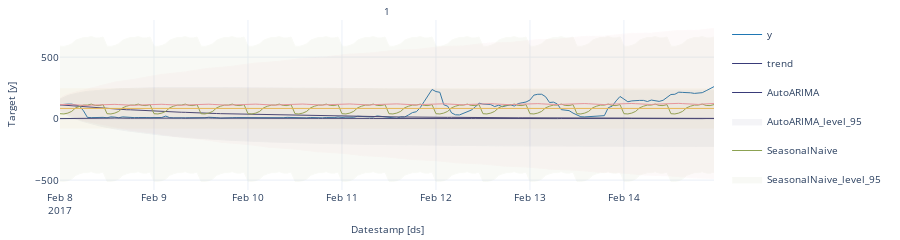

The code cell stored with this chart in its notebook:
### Code cell
forecasts = sf.predict(h=168, level=[95],X_df=val2)
forecasts

sf.plot(val3, forecasts)

### Figure 1 — Plotly figure (JSON) as saved in the notebook; plotly's stock layout.template omitted (floating-point values rounded to 4 significant figures; data arrays with more than 128 entries replaced by an {"elided": "..."} marker saying what was removed)
{"data": [{"legendgroup": "y", "line": {"color": "#1f77b4", "width": 1}, "mode": "lines", "name": "y", "showlegend": true, "type": "scatter", "x": {"elided": "168 str values"}, "xaxis": "x", "y": {"elided": "168 float values"}, "yaxis": "y"}, {"legendgroup": "trend", "line": {"color": "#393b79", "width": 1}, "mode": "lines", "name": "trend", "showlegend": true, "type": "scatter", "x": {"elided": "168 str values"}, "xaxis": "x", "y": {"elided": "168 float values"}, "yaxis": "y"}, {"legendgroup": "AutoARIMA", "line": {"color": "#393b79", "width": 1}, "mode": "lines", "name": "AutoARIMA", "showlegend": true, "type": "scatter", "x": {"elided": "168 str values"}, "xaxis": "x", "y": {"elided": "168 float values"}, "yaxis": "y"}, {"fill": "toself", "fillcolor": "#393b79", "legendgroup": "AutoARIMA_level_95", "line": {"color": "#393b79", "width": 1}, "mode": "lines", "name": "AutoARIMA_level_95", "opacity": 0.05, "showlegend": true, "type": "scatter", "x": {"elided": "336 str values"}, "xaxis": "x", "y": {"elided": "336 float values"}, "yaxis": "y"}, {"legendgroup": "SeasonalNaive", "line": {"color": "#8ca252", "width": 1}, "mode": "lines", "name": "SeasonalNaive", "showlegend": true, "type": "scatter", "x": {"elided": "168 str values"}, "xaxis": "x", "y": {"elided": "168 int values"}, "yaxis": "y"}, {"fill": "toself", "fillcolor": "#8ca252", "legendgroup": "SeasonalNaive_level_95", "line": {"color": "#8ca252", "width": 1}, "mode": "lines", "name": "SeasonalNaive_level_95", "opacity": 0.05, "showlegend": true, "type": "scatter", "x": {"elided": "336 str values"}, "xaxis": "x", "y": {"elided": "336 float values"}, "yaxis": "y"}, {"legendgroup": "HistoricAverage", "line": {"color": "#e7ba52", "width": 1}, "mode": "lines", "name": "HistoricAverage", "showlegend": true, "type": "scatter", "x": {"elided": "168 str values"}, "xaxis": "x", "y": {"elided": "168 float values"}, "yaxis": "y"}, {"fill": "toself", "fillcolor": "#e7ba52", "legendgroup": "HistoricAverage_level_95", "line": {"color": "#e7ba52", "width": 1}, "mode": "lines", "name": "HistoricAverage_level_95", "opacity": 0.05, "showlegend": true, "type": "scatter", "x": {"elided": "336 str values"}, "xaxis": "x", "y": {"elided": "336 float values"}, "yaxis": "y"}, {"legendgroup": "HoltWinters", "line": {"color": "#e7969c", "width": 1}, "mode": "lines", "name": "HoltWinters", "showlegend": true, "type": "scatter", "x": {"elided": "168 str values"}, "xaxis": "x", "y": {"elided": "168 float values"}, "yaxis": "y"}, {"fill": "toself", "fillcolor": "#e7969c", "legendgroup": "HoltWinters_level_95", "line": {"color": "#e7969c", "width": 1}, "mode": "lines", "name": "HoltWinters_level_95", "opacity": 0.05, "showlegend": true, "type": "scatter", "x": {"elided": "336 str values"}, "xaxis": "x", "y": {"elided": "336 float values"}, "yaxis": "y"}], "layout": {"annotations": [{"font": {"size": 10}, "showarrow": false, "text": "1", "x": 0.5, "xanchor": "center", "xref": "paper", "y": 1, "yanchor": "bottom", "yref": "paper"}, {"font": {"size": 10}, "showarrow": false, "text": "Datestamp [ds]", "x": 0.5, "xanchor": "center", "xref": "paper", "y": 0, "yanchor": "top", "yref": "paper", "yshift": -30}, {"font": {"size": 10}, "showarrow": false, "text": "Target [y]", "textangle": -90, "x": 0, "xanchor": "right", "xref": "paper", "xshift": -40, "y": 0.5, "yanchor": "middle", "yref": "paper"}], "autosize": true, "font": {"size": 10}, "height": 150, "margin": {"b": 50, "l": 60, "r": 10, "t": 20}, "xaxis": {"anchor": "y", "domain": [0, 1], "showticklabels": true, "visible": true}, "yaxis": {"anchor": "x", "domain": [0, 1]}}}
